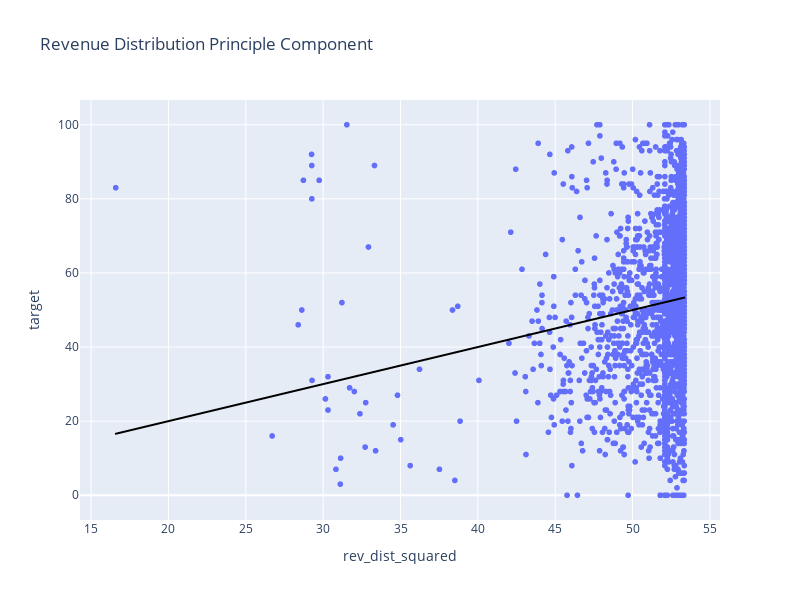

The notebook cell saved with this chart:
### Code cell
# Visualize new principle component
fig = px.scatter(
    df_pc1, x="rev_dist_squared", y="target", height=600, width=800, trendline='ols',
    title="Revenue Distribution Principle Component", trendline_color_override="black",
    
)
results = px.get_trendline_results(fig) # Calculate R2 of Linear Regression
fig.show()

results.iloc[0]['px_fit_results'].summary()

### Figure 1 — Plotly figure (JSON) as saved in the notebook; plotly's stock layout.template omitted (floating-point values rounded to 4 significant figures; data arrays with more than 128 entries replaced by an {"elided": "..."} marker saying what was removed)
{"data": [{"hovertemplate": "rev_dist_squared=%{x}<br>target=%{y}<extra></extra>", "legendgroup": "", "marker": {"color": "#636efa", "symbol": "circle"}, "mode": "markers", "name": "", "showlegend": false, "type": "scattergl", "x": {"elided": "2315 float values"}, "xaxis": "x", "y": {"elided": "2315 int values"}, "yaxis": "y"}, {"hovertemplate": "<b>OLS trendline</b><br>target = 1 * rev_dist_squared + -4.26326e-14<br>R<sup>2</sup>=0.021368<br><br>rev_dist_squared=%{x}<br>target=%{y} <b>(trend)</b><extra></extra>", "legendgroup": "", "line": {"color": "black"}, "marker": {"color": "#636efa", "symbol": "circle"}, "mode": "lines", "name": "", "showlegend": false, "type": "scattergl", "x": {"elided": "2315 float values"}, "xaxis": "x", "y": {"elided": "2315 float values"}, "yaxis": "y"}], "layout": {"height": 600, "legend": {"tracegroupgap": 0}, "title": {"text": "Revenue Distribution Principle Component"}, "width": 800, "xaxis": {"anchor": "y", "domain": [0, 1], "title": {"text": "rev_dist_squared"}}, "yaxis": {"anchor": "x", "domain": [0, 1], "title": {"text": "target"}}}}
